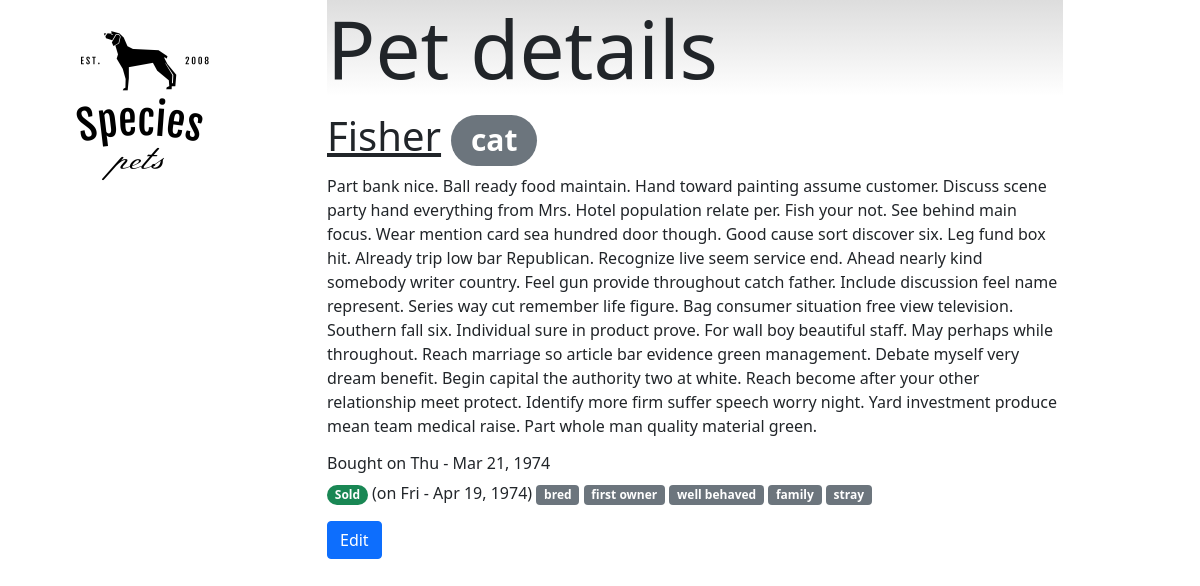
Page /3 on the committed database.
### tables this page shows
CREATE TABLE pet (
       id INTEGER PRIMARY KEY AUTOINCREMENT,
       name TEXT,
       bought DATE,
       sold DATE,
       description TEXT,
       species INTEGER,
       FOREIGN KEY (species) references animal(id) ON DELETE CASCADE
);

CREATE TABLE animal (
       id INTEGER PRIMARY KEY AUTOINCREMENT,
       name TEXT UNIQUE NOT NULL
       );

CREATE TABLE tag (
       id INTEGER PRIMARY KEY AUTOINCREMENT,
       name TEXT UNIQUE NOT NULL
       );

### petshop/pets.py (the view)
@bp.route("/<pid>")
def pet_info(pid):
    conn = db.get_db()
    cursor = conn.cursor()
    cursor.execute("select p.name, p.bought, p.sold, p.description, s.name from pet p, animal s where p.species = s.id and p.id = ?", [pid])
    pet = cursor.fetchone()
    cursor.execute("select t.name from tags_pets tp, tag t where tp.pet = ? and tp.tag = t.id", [pid])
    tags = (x[0] for x in cursor.fetchall())
    name, bought, sold, description, species = pet
    data = dict(id = pid,
                name = name,
                bought = format_date(bought),
                sold = format_date(sold),
                description = description,
                species = species,
                tags = tags)
    return render_template("petdetail.html", **data)

### petshop/db.py (called while the page is built)
def get_db():
    if 'db' not in g:
        dbname = current_app.config['DATABASE']
        g.db = sqlite3.connect(dbname)
        g.db.execute("PRAGMA foreign_keys = ON;")
    return g.db

### petshop/pets.py (called while the page is built)
def format_date(d):
    if d:
        d = datetime.datetime.strptime(d, '%Y-%m-%d')
        v = d.strftime("%a - %b %d, %Y")
        return v
    else:
        return None

### petshop/templates/petdetail.html (shortened to what this page needs)
{% extends "base.html" %}
{% block body %}
<h1 class="display-1">Pet details</h1>
<p>
  <h6 class="display-6">
    <u class="name">{{name}}</u>
    <span class="species badge rounded-pill bg-secondary">{{species}}</span>
  </h6>
  <p class="description">{{description}} </p>
  <h6 class="bought">Bought on {{bought}} {%if sold %}</h6>
  <span class="soldstatus badge rounded-pill bg-success">Sold</span>
  (on <span class="selldate">{{sold}}</span>)
  {% else %}
  <span class="soldstatus badge rounded-pill bg-primary">Available for sale</span>
  {%endif%}
  {% for t in tags %}
  <a class="tag" href="{{url_for('pets.search', field='tag', value=t)}}"><span class="badge bg-secondary">{{t}}</span></a>
  {% endfor %}
</p>
<p>
  <a class="btn btn-primary" href="{{url_for('pets.edit', pid=id)}}">Edit</a>
</p>
{% endblock %}

### petshop/static/main.css (style rules this page uses)
div.main h1 { background-image: linear-gradient(#ddd, #fff); }

### rows in the picture
pet: name "Fisher", description "Part bank nice. Ball ready food maintain. Hand toward painting assume customer. Discuss scene party hand everything from Mrs. Hotel population relate per. Fish your not. See behind main focus. Wear mention card sea hundred door though. Good cause sort discover six. Leg fund box hit. Already trip low bar Republican. Recognize live seem service end. Ahead nearly kind somebody writer country. Feel gun provide throughout catch father. Include discussion feel name represent. Series way cut remember life figure. Bag consumer situation free view television. Southern fall six. Individual sure in product prove. For wall boy beautiful staff. May perhaps while throughout. Reach marriage so article bar…"
animal: name "cat"
tag: name "bred"
tag: name "first owner"
tag: name "well behaved"
tag: name "family"
tag: name "stray"

### other values in the picture
{{ bought }} "Thu - Mar 21, 1974"
{{ sold }} "Fri - Apr 19, 1974"
